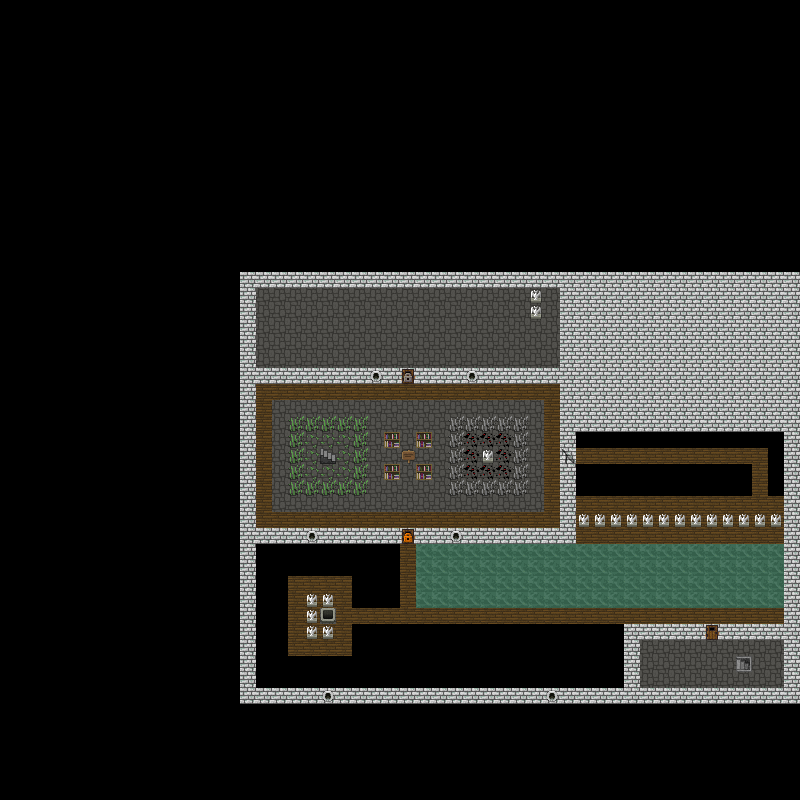

A 2D game scene composited from a Tiled map and its tileset images. What follows is a short description and the map's XML, with every tile layer's data as written:
An orthogonal 50x50 tile map with 16x16 px tiles, 1 tile layer (tiles) and 7 objects (3x Mob, 3x Item, Interactive Area).

<map version="1.2" tiledversion="1.3.3" orientation="orthogonal" renderorder="right-down" width="50" height="50" tilewidth="16" tileheight="16" infinite="0" nextlayerid="7" nextobjectid="22">
 <tileset firstgid="1" source="default_tileset.tsx" />
 <layer id="1" name="tiles" width="50" height="50">
  <data encoding="csv">
0,0,0,0,0,0,0,0,0,0,0,0,0,0,0,0,0,0,0,0,0,0,0,0,0,0,0,0,0,0,0,0,0,0,0,0,0,0,0,0,0,0,0,0,0,0,0,0,0,0,
0,0,0,0,0,0,0,0,0,0,0,0,0,0,0,0,0,0,0,0,0,0,0,0,0,0,0,0,0,0,0,0,0,0,0,0,0,0,0,0,0,0,0,0,0,0,0,0,0,0,
0,0,0,0,0,0,0,0,0,0,0,0,0,0,0,0,0,0,0,0,0,0,0,0,0,0,0,0,0,0,0,0,0,0,0,0,0,0,0,0,0,0,0,0,0,0,0,0,0,0,
0,0,0,0,0,0,0,0,0,0,0,0,0,0,0,0,0,0,0,0,0,0,0,0,0,0,0,0,0,0,0,0,0,0,0,0,0,0,0,0,0,0,0,0,0,0,0,0,0,0,
0,0,0,0,0,0,0,0,0,0,0,0,0,0,0,0,0,0,0,0,0,0,0,0,0,0,0,0,0,0,0,0,0,0,0,0,0,0,0,0,0,0,0,0,0,0,0,0,0,0,
0,0,0,0,0,0,0,0,0,0,0,0,0,0,0,0,0,0,0,0,0,0,0,0,0,0,0,0,0,0,0,0,0,0,0,0,0,0,0,0,0,0,0,0,0,0,0,0,0,0,
0,0,0,0,0,0,0,0,0,0,0,0,0,0,0,0,0,0,0,0,0,0,0,0,0,0,0,0,0,0,0,0,0,0,0,0,0,0,0,0,0,0,0,0,0,0,0,0,0,0,
0,0,0,0,0,0,0,0,0,0,0,0,0,0,0,0,0,0,0,0,0,0,0,0,0,0,0,0,0,0,0,0,0,0,0,0,0,0,0,0,0,0,0,0,0,0,0,0,0,0,
0,0,0,0,0,0,0,0,0,0,0,0,0,0,0,0,0,0,0,0,0,0,0,0,0,0,0,0,0,0,0,0,0,0,0,0,0,0,0,0,0,0,0,0,0,0,0,0,0,0,
0,0,0,0,0,0,0,0,0,0,0,0,0,0,0,0,0,0,0,0,0,0,0,0,0,0,0,0,0,0,0,0,0,0,0,0,0,0,0,0,0,0,0,0,0,0,0,0,0,0,
0,0,0,0,0,0,0,0,0,0,0,0,0,0,0,0,0,0,0,0,0,0,0,0,0,0,0,0,0,0,0,0,0,0,0,0,0,0,0,0,0,0,0,0,0,0,0,0,0,0,
0,0,0,0,0,0,0,0,0,0,0,0,0,0,0,0,0,0,0,0,0,0,0,0,0,0,0,0,0,0,0,0,0,0,0,0,0,0,0,0,0,0,0,0,0,0,0,0,0,0,
0,0,0,0,0,0,0,0,0,0,0,0,0,0,0,0,0,0,0,0,0,0,0,0,0,0,0,0,0,0,0,0,0,0,0,0,0,0,0,0,0,0,0,0,0,0,0,0,0,0,
0,0,0,0,0,0,0,0,0,0,0,0,0,0,0,0,0,0,0,0,0,0,0,0,0,0,0,0,0,0,0,0,0,0,0,0,0,0,0,0,0,0,0,0,0,0,0,0,0,0,
0,0,0,0,0,0,0,0,0,0,0,0,0,0,0,0,0,0,0,0,0,0,0,0,0,0,0,0,0,0,0,0,0,0,0,0,0,0,0,0,0,0,0,0,0,0,0,0,0,0,
0,0,0,0,0,0,0,0,0,0,0,0,0,0,0,0,0,0,0,0,0,0,0,0,0,0,0,0,0,0,0,0,0,0,0,0,0,0,0,0,0,0,0,0,0,0,0,0,0,0,
0,0,0,0,0,0,0,0,0,0,0,0,0,0,0,0,0,0,0,0,0,0,0,0,0,0,0,0,0,0,0,0,0,0,0,0,0,0,0,0,0,0,0,0,0,0,0,0,0,0,
0,0,0,0,0,0,0,0,0,0,0,0,0,0,0,13,13,13,13,13,13,13,13,13,13,13,13,13,13,13,13,13,13,13,13,13,13,13,13,13,13,13,13,13,13,13,13,13,13,13,
0,0,0,0,0,0,0,0,0,0,0,0,0,0,0,13,1,1,1,1,1,1,1,1,1,1,1,1,1,1,1,1,1,26,1,13,13,13,13,13,13,13,13,13,13,13,13,13,13,13,
0,0,0,0,0,0,0,0,0,0,0,0,0,0,0,13,1,1,1,1,1,1,1,1,1,1,1,1,1,1,1,1,1,26,1,13,13,13,13,13,13,13,13,13,13,13,13,13,13,13,
0,0,0,0,0,0,0,0,0,0,0,0,0,0,0,13,1,1,1,1,1,1,1,1,1,1,1,1,1,1,1,1,1,1,1,13,13,13,13,13,13,13,13,13,13,13,13,13,13,13,
0,0,0,0,0,0,0,0,0,0,0,0,0,0,0,13,1,1,1,1,1,1,1,1,1,1,1,1,1,1,1,1,1,1,1,13,13,13,13,13,13,13,13,13,13,13,13,13,13,13,
0,0,0,0,0,0,0,0,0,0,0,0,0,0,0,13,1,1,1,1,1,1,1,1,1,1,1,1,1,1,1,1,1,1,1,13,13,13,13,13,13,13,13,13,13,13,13,13,13,13,
0,0,0,0,0,0,0,0,0,0,0,0,0,0,0,13,13,13,13,13,13,13,13,14,13,21,13,13,13,14,13,13,13,13,13,13,13,13,13,13,13,13,13,13,13,13,13,13,13,13,
0,0,0,0,0,0,0,0,0,0,0,0,0,0,0,13,5,5,5,5,5,5,5,5,5,5,5,5,5,5,5,5,5,5,5,13,13,13,13,13,13,13,13,13,13,13,13,13,13,13,
0,0,0,0,0,0,0,0,0,0,0,0,0,0,0,13,5,1,1,1,1,1,1,1,1,1,1,1,1,1,1,1,1,1,5,13,13,13,13,13,13,13,13,13,13,13,13,13,13,13,
0,0,0,0,0,0,0,0,0,0,0,0,0,0,0,13,5,1,29,29,29,29,29,1,1,1,1,1,30,30,30,30,30,1,5,13,13,13,13,13,13,13,13,13,13,13,13,13,13,13,
0,0,0,0,0,0,0,0,0,0,0,0,0,0,0,13,5,1,29,3,3,3,29,1,15,1,15,1,30,4,4,4,30,1,5,13,0,0,0,0,0,0,0,0,0,0,0,0,0,13,
0,0,0,0,0,0,0,0,0,0,0,0,0,0,0,13,5,1,29,3,7,3,29,1,1,25,1,1,30,4,26,4,30,1,5,16,5,5,5,5,5,5,5,5,5,5,5,5,0,13,
0,0,0,0,0,0,0,0,0,0,0,0,0,0,0,13,5,1,29,3,3,3,29,1,15,1,15,1,30,4,4,4,30,1,5,13,0,0,0,0,0,0,0,0,0,0,0,5,0,13,
0,0,0,0,0,0,0,0,0,0,0,0,0,0,0,13,5,1,29,29,29,29,29,1,1,1,1,1,30,30,30,30,30,1,5,13,0,0,0,0,0,0,0,0,0,0,0,5,0,13,
0,0,0,0,0,0,0,0,0,0,0,0,0,0,0,13,5,1,1,1,1,1,1,1,1,1,1,1,1,1,1,1,1,1,5,13,5,5,5,5,5,5,5,5,5,5,5,5,5,13,
0,0,0,0,0,0,0,0,0,0,0,0,0,0,0,13,5,5,5,5,5,5,5,5,5,5,5,5,5,5,5,5,5,5,5,13,27,27,27,27,27,27,27,27,27,27,27,27,27,13,
0,0,0,0,0,0,0,0,0,0,0,0,0,0,0,13,13,13,13,14,13,13,13,13,13,24,13,13,14,13,13,13,13,13,13,13,5,5,5,5,5,5,5,5,5,5,5,5,5,13,
0,0,0,0,0,0,0,0,0,0,0,0,0,0,0,13,0,0,0,0,0,0,0,0,0,5,6,6,6,6,6,6,6,6,6,6,6,6,6,6,6,6,6,6,6,6,6,6,6,13,
0,0,0,0,0,0,0,0,0,0,0,0,0,0,0,13,0,0,0,0,0,0,0,0,0,5,6,6,6,6,6,6,6,6,6,6,6,6,6,6,6,6,6,6,6,6,6,6,6,13,
0,0,0,0,0,0,0,0,0,0,0,0,0,0,0,13,0,0,5,5,5,5,0,0,0,5,6,6,6,6,6,6,6,6,6,6,6,6,6,6,6,6,6,6,6,6,6,6,6,13,
0,0,0,0,0,0,0,0,0,0,0,0,0,0,0,13,0,0,5,27,27,5,0,0,0,5,6,6,6,6,6,6,6,6,6,6,6,6,6,6,6,6,6,6,6,6,6,6,6,13,
0,0,0,0,0,0,0,0,0,0,0,0,0,0,0,13,0,0,5,27,10,5,5,5,5,5,5,5,5,5,5,5,5,5,5,5,5,5,5,5,5,5,5,5,5,5,5,5,5,13,
0,0,0,0,0,0,0,0,0,0,0,0,0,0,0,13,0,0,5,27,27,5,0,0,0,0,0,0,0,0,0,0,0,0,0,0,0,0,0,13,13,13,13,13,19,13,13,13,13,13,
0,0,0,0,0,0,0,0,0,0,0,0,0,0,0,13,0,0,5,5,5,5,0,0,0,0,0,0,0,0,0,0,0,0,0,0,0,0,0,13,1,1,1,1,1,1,1,1,1,13,
0,0,0,0,0,0,0,0,0,0,0,0,0,0,0,13,0,0,0,0,0,0,0,0,0,0,0,0,0,0,0,0,0,0,0,0,0,0,0,13,1,1,1,1,1,1,8,1,1,13,
0,0,0,0,0,0,0,0,0,0,0,0,0,0,0,13,0,0,0,0,0,0,0,0,0,0,0,0,0,0,0,0,0,0,0,0,0,0,0,13,1,1,1,1,1,1,1,1,1,13,
0,0,0,0,0,0,0,0,0,0,0,0,0,0,0,13,13,13,13,13,14,13,13,13,13,13,13,13,13,13,13,13,13,13,14,13,13,13,13,13,13,13,13,13,13,13,13,13,13,13,
0,0,0,0,0,0,0,0,0,0,0,0,0,0,0,0,0,0,0,0,0,0,0,0,0,0,0,0,0,0,0,0,0,0,0,0,0,0,0,0,0,0,0,0,0,0,0,0,0,0,
0,0,0,0,0,0,0,0,0,0,0,0,0,0,0,0,0,0,0,0,0,0,0,0,0,0,0,0,0,0,0,0,0,0,0,0,0,0,0,0,0,0,0,0,0,0,0,0,0,0,
0,0,0,0,0,0,0,0,0,0,0,0,0,0,0,0,0,0,0,0,0,0,0,0,0,0,0,0,0,0,0,0,0,0,0,0,0,0,0,0,0,0,0,0,0,0,0,0,0,0,
0,0,0,0,0,0,0,0,0,0,0,0,0,0,0,0,0,0,0,0,0,0,0,0,0,0,0,0,0,0,0,0,0,0,0,0,0,0,0,0,0,0,0,0,0,0,0,0,0,0,
0,0,0,0,0,0,0,0,0,0,0,0,0,0,0,0,0,0,0,0,0,0,0,0,0,0,0,0,0,0,0,0,0,0,0,0,0,0,0,0,0,0,0,0,0,0,0,0,0,0,
0,0,0,0,0,0,0,0,0,0,0,0,0,0,0,0,0,0,0,0,0,0,0,0,0,0,0,0,0,0,0,0,0,0,0,0,0,0,0,0,0,0,0,0,0,0,0,0,0,0
</data>
 </layer>
 <objectgroup id="6" name="areas">
  <object id="21" type="Interactive Area" x="320" y="608" width="16" height="16">
   <properties>
    <property name="className" value="LevelSwitchArea" />
    <property name="depth" type="int" value="1" />
    <property name="key" value="test boss" />
    <property name="pos" type="int" value="-1" />
   </properties>
  </object>
 </objectgroup>
 <objectgroup id="4" name="mobs">
  <object id="12" type="Mob" x="544" y="304" width="16" height="16">
   <properties>
    <property name="className" value="Guard" />
    <property name="level" type="int" value="3" />
    <property name="number" type="int" value="1" />
   </properties>
  </object>
  <object id="16" type="Mob" x="432" y="560" width="336" height="32">
   <properties>
    <property name="className" value="Piranha" />
    <property name="level" type="int" value="-1" />
    <property name="number" type="int" value="3" />
   </properties>
  </object>
  <object id="18" type="Mob" x="592" y="448" width="176" height="64">
   <properties>
    <property name="className" value="Rat" />
    <property name="level" type="int" value="-1" />
    <property name="number" type="int" value="3" />
   </properties>
  </object>
 </objectgroup>
 <objectgroup id="5" name="items">
  <object id="11" type="Item" x="464" y="448" width="16" height="16">
   <properties>
    <property name="className" value="keys.IronKey" />
    <property name="number" type="int" value="1" />
   </properties>
  </object>
  <object id="14" type="Item" x="544" y="288" width="16" height="16">
   <properties>
    <property name="className" value="bombs.Bomb" />
    <property name="heapType" value="CHEST" />
    <property name="number" type="int" value="5" />
   </properties>
  </object>
  <object id="15" type="Item" x="576" y="496" width="16" height="16">
   <properties>
    <property name="className" value="keys.BronzeKey" />
    <property name="heapType" value="CHEST" />
    <property name="number" type="int" value="1" />
   </properties>
  </object>
 </objectgroup>
</map>
